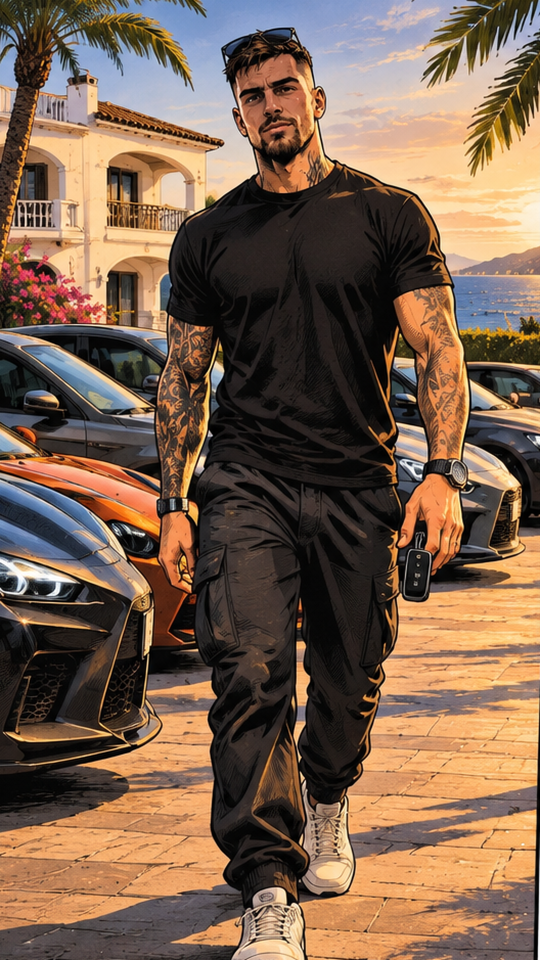
#> input picture production/video_test/frames/p1_9x16.png, 1080 x 1920 px (shown at 1/2 size); its folder holds 3 pictures in this run
$ python render_animatic.py
#> lines starting #> are read from the running program, lines starting #| are printed output that depends on the picture
"""Animatic v1 for THE IRISH GRAFT - PART 1, cold open (S001-S003), 21s, 1080x1920, 30fps.

This is a TIMING ANIMATIC built from the approved Page 01 panels: it adds rain, light, glint, shimmer and
handheld motion, a temp sound bed, temp subtitles and the title card. It does NOT contain real character
animation (no walk cycle, no finger movement) - that requires an image-to-video model (see I2V_KIT.md).

Run from repo root: python3 production/video_test/render_animatic.py
"""
import math
import os
import subprocess
import wave

import numpy as np
from PIL import Image, ImageDraw, ImageFilter, ImageFont

HERE = os.path.dirname(os.path.abspath(__file__))
W, H, FPS = 1080, 1920, 30
T1, T2, TOTAL = 5.0, 14.5, 21.0          # S001 0-5s, S002 5-14.5s, S003 14.5-21s (matches storyboard v0.4)
SR = 48000
rng = np.random.default_rng(7)

SERIF = "/usr/share/fonts/truetype/liberation/LiberationSerif-Bold.ttf"
SANS = "/usr/share/fonts/truetype/liberation/LiberationSans-Regular.ttf"
SUBS = [(0.3, 4.8, "People see the cars, the events, the villas in Marbella."),
        (5.2, 14.2, "What they don't see is a tyre shop in Ireland,\na ferry to Holyhead,\nand a lot of very expensive mistakes."),
        (14.8, 16.4, "My name is Conor Callaghan.\nAnd this is how it started.")]


def load(name, scale=1.08):
#> called with name = 'p1', scale = 1.08
    im = Image.open(os.path.join(HERE, "frames", f"{name}_9x16.png")).convert("RGB")
#> im is the input picture: PIL image 1080x1920 RGB; mean R, G, B 123.6, 98.3, 78.9
    big = im.resize((int(W * scale), int(H * scale)), Image.LANCZOS)  # headroom for camera float
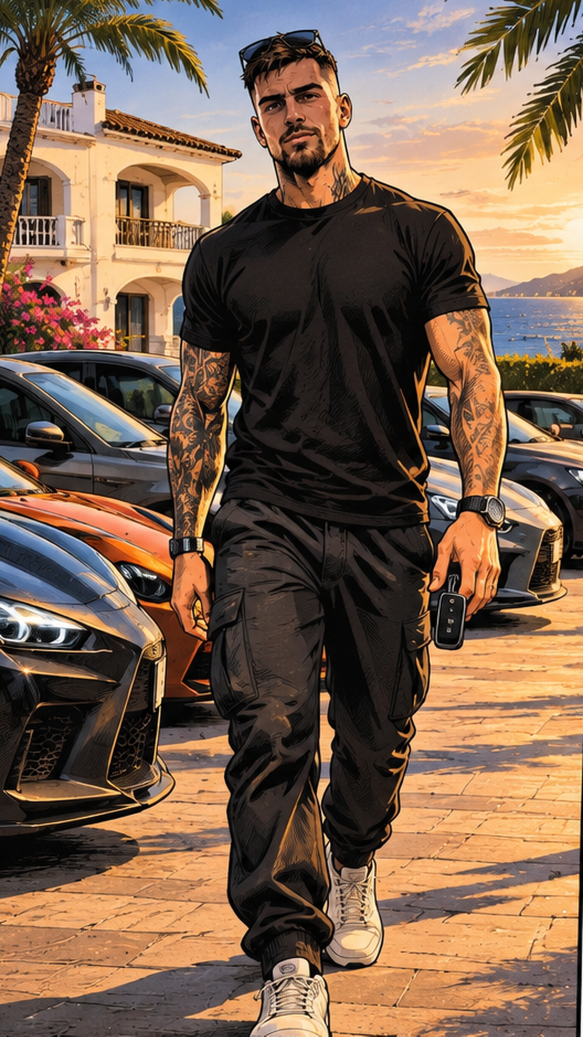
#> big: PIL image 1166x2073 RGB (shown at 1/2 size); mean R, G, B 123.6, 98.3, 78.9
    return np.asarray(big).astype(np.float32)


P1, P2, P3 = load("p1"), load("p2"), load("p3")
#> call 2 of load, with name = 'p2', scale = 1.08
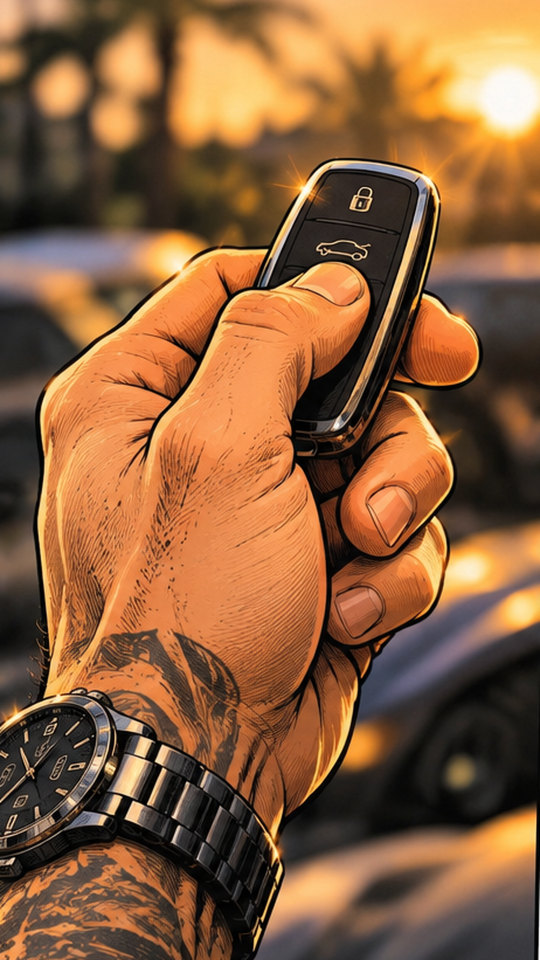
#> input picture production/video_test/frames/p2_9x16.png, 1080 x 1920 px (shown at 1/2 size)
#> in load, im is the input picture: PIL image 1080x1920 RGB; mean R, G, B 137.6, 94.7, 60.4
#> call 3 of load, with name = 'p3', scale = 1.08
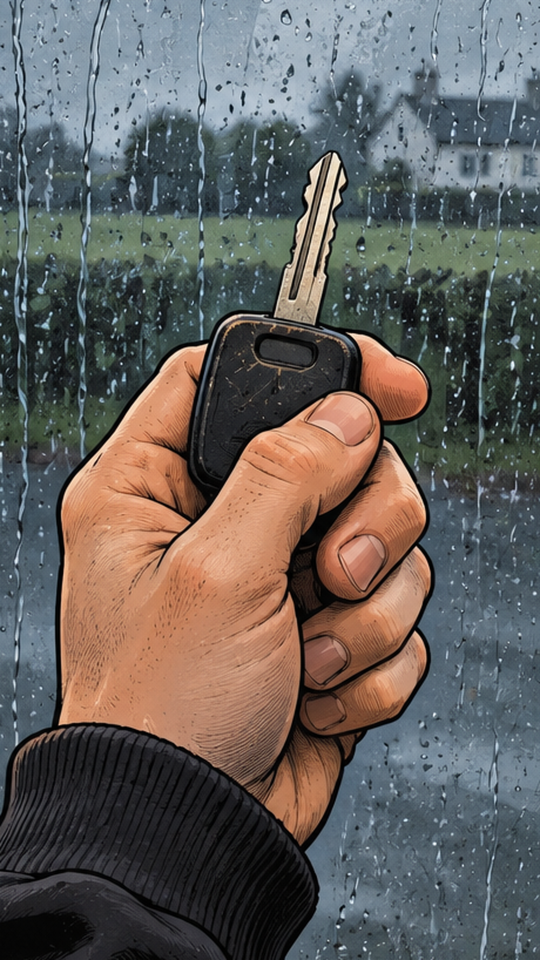
#> input picture production/video_test/frames/p3_9x16.png, 1080 x 1920 px (shown at 1/2 size)
#> in load, im is the input picture: PIL image 1080x1920 RGB; mean R, G, B 100.4, 96.1, 92.9


# [16 lines left out: functions view, radial, not called in this run]


# ---- shot 1: heat shimmer on pavement, glint sweeping across cars, walk-cadence bob
YY = np.arange(H)[:, None]
shimmer_mask = np.clip((YY - 1250) / 400, 0, 1)


# [15 lines left out: function shot1, not called in this run]


# ---- shot 2: bokeh drift, fob glint pulse, hand micro-float
BOKEH = [(rng.uniform(0, W), rng.uniform(0, 900), rng.uniform(40, 110), rng.uniform(-14, 14)) for _ in range(14)]


# [11 lines left out: function shot2, not called in this run]


# ---- shot 3: rain on glass, breath fog, cold flicker
DROPS = [dict(x=rng.uniform(0, W), y=rng.uniform(-H, H), v=rng.uniform(250, 900), l=rng.uniform(40, 160),
              w=rng.uniform(1.5, 4.0)) for _ in range(90)]


# [49 lines left out: functions shot3, overlay_text, not called in this run]


def render_video(path):
    ff = subprocess.Popen(["ffmpeg", "-y", "-loglevel", "error", "-f", "rawvideo", "-pix_fmt", "rgb24",
                           "-s", f"{W}x{H}", "-r", str(FPS), "-i", "-", "-c:v", "libx264", "-preset", "medium",
                           "-crf", "18", "-pix_fmt", "yuv420p", path], stdin=subprocess.PIPE)
    n = int(TOTAL * FPS)
    for i in range(n):
        t = i / FPS
        img = shot1(t) if t < T1 else shot2(t) if t < T2 else shot3(t)
        # fade in from black / out to black
        img *= min(1, t / 0.6) * min(1, (TOTAL - t) / 0.8)
        ff.stdin.write(overlay_text(img, t).tobytes())
    ff.stdin.close()
    ff.wait()


# ---------------------------------------------------------------- temp sound bed
def tone(f, dur, decay, harm=(1, .5, .25, .12)):
    t = np.arange(int(dur * SR)) / SR
    s = sum(a * np.sin(2 * np.pi * f * (k + 1) * t) for k, a in enumerate(harm))
    return s * np.exp(-t / decay) * np.clip(t / 0.005, 0, 1)


def render_audio(path):
#> called with path = 'production/video_test/out/temp_sound.wav'
    n = int(TOTAL * SR)
    t = np.arange(n) / SR
    L = np.zeros(n)
    # warm pad (A minor add9), 0 - T2, slow swell, hard cut at the match cut
    pad = sum(np.sin(2 * np.pi * f * t + p) for f, p in ((110, 0), (164.8, 1), (220, 2), (261.6, .5), (329.6, 1.5), (493.9, .3)))
    pad *= (0.6 + 0.4 * np.sin(2 * np.pi * 0.15 * t)) * np.clip(t / 2.5, 0, 1) * (t < T2) * 0.035
    L += pad
    # city / sea bed (filtered noise) before the cut
    noise = rng.normal(0, 1, n)
    sea = np.convolve(noise, np.ones(400) / 400, mode="same") * (0.6 + 0.4 * np.sin(2 * np.pi * 0.12 * t))
    L += sea * (t < T2) * 0.25
    # footsteps in S001 (soft thumps on the step cadence)
    for k in np.arange(0.35, T1, 0.55):
        i = int(k * SR)
        th = tone(70, 0.18, 0.04, harm=(1, .3)) * 0.35
        L[i:i + len(th)] += th[:n - i]
    # key jingle in S002
    for k in (6.1, 6.25, 6.33, 9.8, 9.9):
        i = int(k * SR)
        for f in (3150, 4420, 5900):
            j = tone(f, 0.25, 0.05, harm=(1,)) * 0.05
            L[i:i + len(j)] += j[:n - i]
    # rain + wind after the cut
    rain = noise - np.convolve(noise, np.ones(8) / 8, mode="same")
    L += rain * (t >= T2) * 0.16
    wind = np.convolve(rng.normal(0, 1, n), np.ones(1200) / 1200, mode="same") * (0.5 + 0.5 * np.sin(2 * np.pi * 0.2 * t + 1))
    L += wind * (t >= T2) * 1.4
    for k in rng.uniform(T2, TOTAL, 140):                         # individual drops on the glass
        i = int(k * SR)
        dp = tone(rng.uniform(1800, 3200), 0.03, 0.006, harm=(1,)) * 0.04
        L[i:i + len(dp)] += dp[:n - i]
    # piano notes: the match cut and the title
    for k, f, g in ((T2, 220.0, .22), (16.6, 329.6, .16), (17.4, 261.6, .12)):
        i = int(k * SR)
        p = tone(f, 4.0, 1.4) * g
        L[i:i + len(p)] += p[:n - i]
    L *= np.clip((TOTAL - t) / 0.8, 0, 1)
    L = L / max(1e-6, np.abs(L).max()) * 0.8
    R = np.roll(L, 24)                                              # slight stereo width
    pcm = (np.stack([L, R], 1) * 32767).astype(np.int16)
    with wave.open(path, "wb") as w:
        w.setnchannels(2)
        w.setsampwidth(2)
        w.setframerate(SR)
        w.writeframes(pcm.tobytes())


if __name__ == "__main__":
    out = os.path.join(HERE, "out")
    os.makedirs(out, exist_ok=True)
    render_audio(os.path.join(out, "temp_sound.wav"))
    render_video(os.path.join(out, "picture.mp4"))
#> (the run stopped early here; a loop or call above may not have finished)
